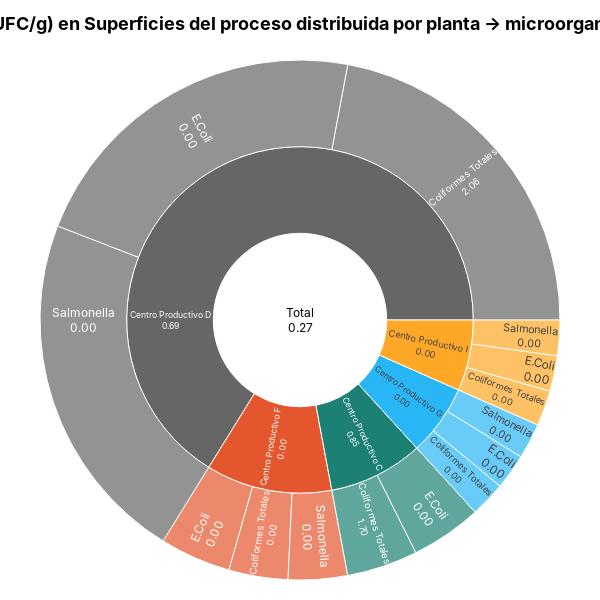

Here is the notebook cell this chart was saved with:
### Code cell
levels = ["planta", 'microorganismo']
super_process_planta_microorganismo = compute_(df=df_super_process, cols=levels)
title_level = ' → '.join(levels)

f = plot_sunburst(
        df=super_process_planta_microorganismo,
        path_cols=levels,
        value_col='analysis_n',
        metric_col="resultado_log",
        title=f"<b>Log(UFC/g) en Superficies del proceso distribuida por {title_level}</b>",
        width=600, height=600,
)
f.show()
s3.save_plotly_html(f, "sunburst_superficie_process_result.html")

### Figure 1 — Plotly figure (JSON) as saved in the notebook; plotly's stock layout.template omitted (floating-point values rounded to 4 significant figures)
{"data": [{"branchvalues": "total", "customdata": [[0.2685], [0.8502], [0.686], [0.0], [0.0], [0.0], [1.7], [0.0], [2.058], [0.0], [0.0], [0.0], [0.0], [0.0], [0.0], [0.0], [0.0], [0.0], [0.0], [0.0]], "hovertemplate": "<b>%{label}</b><br>resultado_log (Prom): %{customdata[0]:.2f}<br>Valor: %{value:.2f}<br>% del Raíz: %{percentRoot:.1%}<br>% del Padre: %{percentParent:.1%}<extra></extra>", "ids": ["root", "L1:Centro Productivo C", "L1:Centro Productivo D", "L1:Centro Productivo F", "L1:Centro Productivo G", "L1:Centro Productivo I", "L1:Centro Productivo C|L2:Coliformes Totales", "L1:Centro Productivo C|L2:E.Coli", "L1:Centro Productivo D|L2:Coliformes Totales", "L1:Centro Productivo D|L2:E.Coli", "L1:Centro Productivo D|L2:Salmonella", "L1:Centro Productivo F|L2:Coliformes Totales", "L1:Centro Productivo F|L2:E.Coli", "L1:Centro Productivo F|L2:Salmonella", "L1:Centro Productivo G|L2:Coliformes Totales", "L1:Centro Productivo G|L2:E.Coli", "L1:Centro Productivo G|L2:Salmonella", "L1:Centro Productivo I|L2:Coliformes Totales", "L1:Centro Productivo I|L2:E.Coli", "L1:Centro Productivo I|L2:Salmonella"], "insidetextorientation": "radial", "labels": ["Total", "Centro Productivo C", "Centro Productivo D", "Centro Productivo F", "Centro Productivo G", "Centro Productivo I", "Coliformes Totales", "E.Coli", "Coliformes Totales", "E.Coli", "Salmonella", "Coliformes Totales", "E.Coli", "Salmonella", "Coliformes Totales", "E.Coli", "Salmonella", "Coliformes Totales", "E.Coli", "Salmonella"], "marker": {"colors": ["#FFFFFF", "#1C8074", "#666666", "#E4572E", "#29B6F6", "#FFA726", null, null, null, null, null, null, null, null, null, null, null, null, null, null], "line": {"color": "#FFFFFF", "width": 1}}, "parents": ["", "root", "root", "root", "root", "root", "L1:Centro Productivo C", "L1:Centro Productivo C", "L1:Centro Productivo D", "L1:Centro Productivo D", "L1:Centro Productivo D", "L1:Centro Productivo F", "L1:Centro Productivo F", "L1:Centro Productivo F", "L1:Centro Productivo G", "L1:Centro Productivo G", "L1:Centro Productivo G", "L1:Centro Productivo I", "L1:Centro Productivo I", "L1:Centro Productivo I"], "texttemplate": "%{label}<br>%{customdata[0]:.2f}", "type": "sunburst", "values": [136, 12, 90, 16, 9, 9, 6, 6, 30, 30, 30, 5, 6, 5, 3, 3, 3, 3, 3, 3]}], "layout": {"font": {"color": "black", "family": "Inter, Arial, sans-serif", "size": 12}, "height": 600, "margin": {"b": 20, "l": 20, "r": 20, "t": 60}, "paper_bgcolor": "rgba(0,0,0,0)", "plot_bgcolor": "rgba(0,0,0,0)", "title": {"font": {"size": 18}, "text": "<b>Log(UFC/g) en Superficies del proceso distribuida por planta → microorganismo</b>", "x": 0.5}, "width": 600}}
